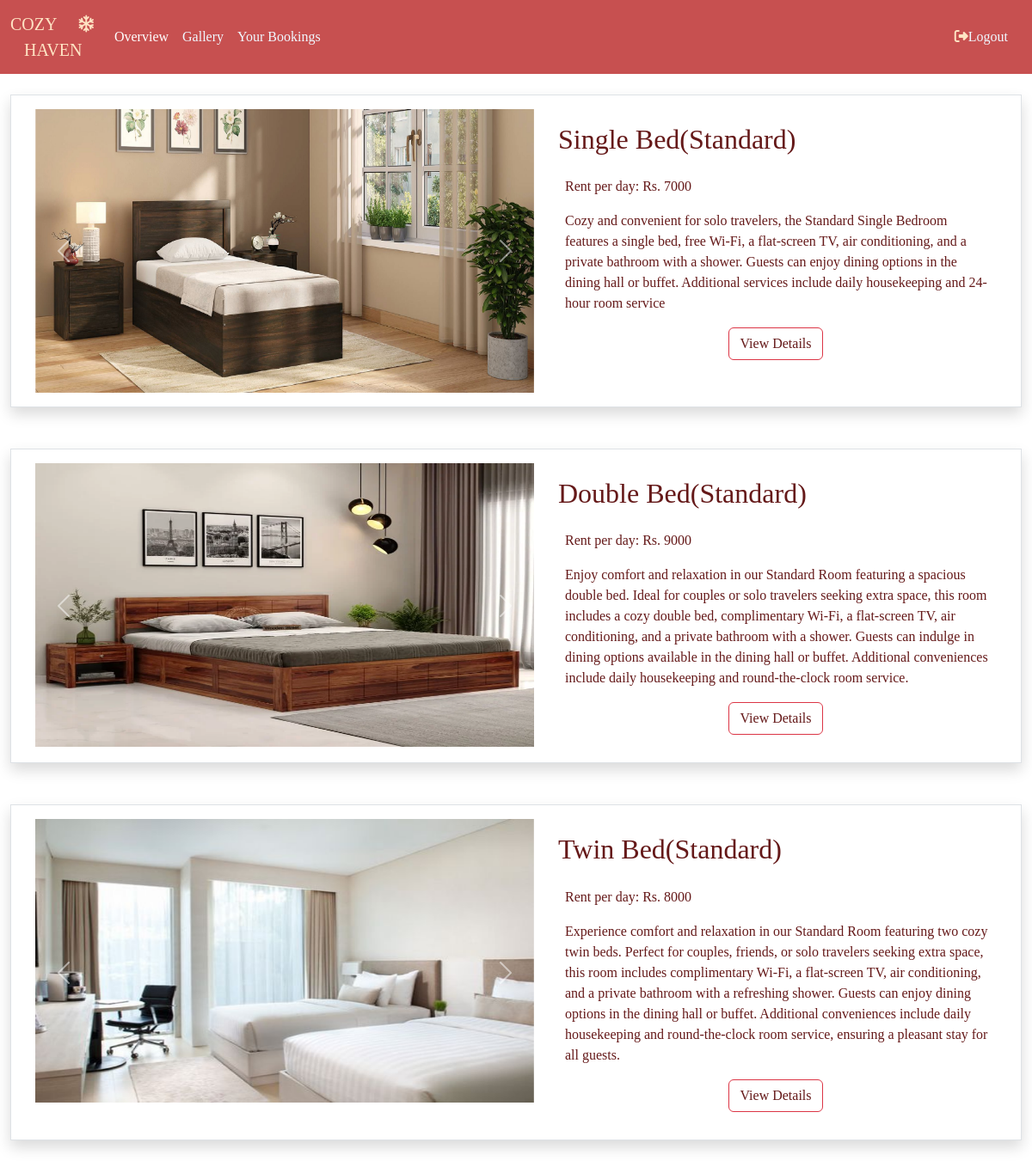
Screenshot of /guest/room/standard room with the database file from the repository.
### website/models.py (models this page shows, shortened)
class Rooms(models.Model):
    title=models.CharField(max_length=100)
    rent=models.PositiveBigIntegerField()
    image1=models.ImageField(upload_to='room_img')
    image2 = models.ImageField(upload_to='room_img',blank=True, null=True)
    image3 = models.ImageField(upload_to='room_img', blank=True, null=True)
    image4 = models.ImageField(upload_to='room_img', blank=True, null=True)
    image5 = models.ImageField(upload_to='room_img', blank=True, null=True)
    options=(
        ("standard room","standard room"),
        ("deluxe room","deluxe room"),
        ("suite room","suite room"),
        ("connecting room","connecting room")
    )
    type=models.CharField(max_length=100,choices=options)
    description=models.CharField(max_length=1000,default='')
    amenities=models.TextField(max_length=1000,default='')
    bathroom=models.TextField(max_length=1000,default='')
    special_features=models.TextField(max_length=1000,default='')
    policies=models.TextField(max_length=1000,default='')
    additional_info=models.TextField(max_length=1000,default='')

### guest/views.py (the view)
# urls.py: path('room/<str:rd>',RoomView.as_view(),name="room"),
class RoomView(ListView):
    template_name="rooms.html"
    queryset=Rooms.objects.all()
    context_object_name="data"
    def get_queryset(self) -> QuerySet[Any]:
        qs=super().get_queryset()
        qs=qs.filter(type=self.kwargs.get('rd'))
        return qs

### guest/templates/rooms.html (shortened to what this page needs)
{% extends 'nav.html' %}
{% block nav %}
{% for i in data %}
<div class="container-fluid p-4">
    <div class="row border p-3 shadow">
        <div id="carouselExampleControls{{ forloop.counter }}" class="carousel slide col" data-bs-ride="carousel">
            <div class="carousel-inner">
                {% if i.image1 %}
                  <div class="carousel-item active">
                    <img src="{{ i.image1.url }}" class="d-block" style="width:580px; height:330px;" alt="...">
                  </div>
                {% endif %}
            </div>
            <button class="carousel-control-prev" type="button" data-bs-target="#carouselExampleControls{{ forloop.counter }}" data-bs-slide="prev">
              <span class="carousel-control-prev-icon" aria-hidden="true"></span>
            </button>
            <button class="carousel-control-next" type="button" data-bs-target="#carouselExampleControls{{ forloop.counter }}" data-bs-slide="next">
              <span class="carousel-control-next-icon" aria-hidden="true"></span>
            </button>
        </div>
        <div class="col d-flex flex-column p-3">
          <h2 class="mb-4" style="font-family: 'Brush Script MT', cursive; color: rgb(101, 25, 25); text-transform: capitalize;">{{ i.title }}</h2>
          <div id="det">
            <p class="ms-2" style="font-family: Cambria, Cochin, Georgia, Times, 'Times New Roman', serif; color: rgb(101, 25, 25);">
              Rent per day: Rs. {{ i.rent }}
            </p>
            <p class="ms-2" style="font-family: Cambria, Cochin, Georgia, Times, 'Times New Roman', serif; color: rgb(101, 25, 25);">
              {{ i.description }}
            </p>
            <div class="d-flex justify-content-evenly">
              <a class="btn btn-outline-danger" href="{% url 'det' i.id%}" style="color: rgb(101, 25, 25); font-family: Cambria, Cochin, Georgia, Times, 'Times New Roman', serif;">View Details</a>
            </div>
          </div>
        </div>
    </div>
</div>
{% endfor %}
{% endblock nav %}

### rows the page displays
Rooms: image1 (picture), title "Single Bed(Standard)", rent "7000", description "Cozy and convenient for solo travelers, the Standard Single Bedroom features a single bed, free Wi-Fi, a flat-screen TV, air conditioning, and a private bathroom with a shower. Guests can enjoy dining options in the dining hall or buffet. Additional services include daily housekeeping and 24-hour room service"
Rooms: image1 (picture), title "Double Bed(Standard)", rent "9000", description "Enjoy comfort and relaxation in our Standard Room featuring a spacious double bed. Ideal for couples or solo travelers seeking extra space, this room includes a cozy double bed, complimentary Wi-Fi, a flat-screen TV, air conditioning, and a private bathroom with a shower. Guests can indulge in dining options available in the dining hall or buffet. Additional conveniences include daily housekeeping and round-the-clock room service."
Rooms: image1 (picture), title "Twin Bed(Standard)", rent "8000", description "Experience comfort and relaxation in our Standard Room featuring two cozy twin beds. Perfect for couples, friends, or solo travelers seeking extra space, this room includes complimentary Wi-Fi, a flat-screen TV, air conditioning, and a private bathroom with a refreshing shower. Guests can enjoy dining options in the dining hall or buffet. Additional conveniences include daily housekeeping and round-the-clock room service, ensuring a pleasant stay for all guests."
